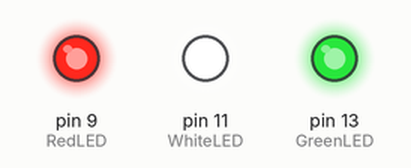
Recording of a sketch running on a simulated Arduino Uno, built with avr-gcc and run on an emulated ATmega328P. On the bench: output pins drawn as LEDs (lit = HIGH).

Above: at 0.4 s.
At 3.1 s:
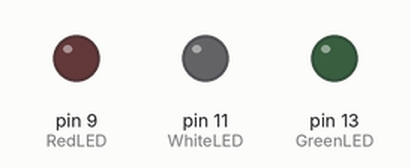
At 4.9 s:
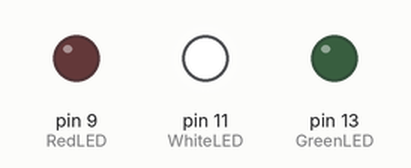
At 5.8 s:
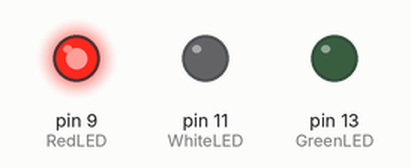
At 7.6 s:
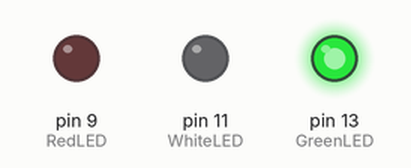
At 10.3 s:
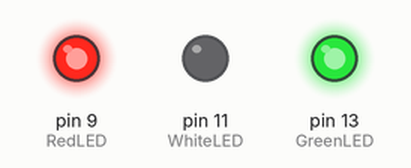
Timing chart, 0 to 11.7 s (numbered marks = the images above):
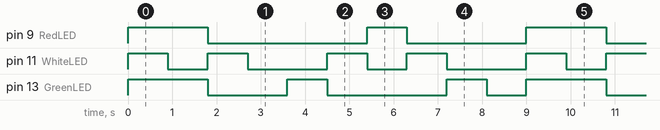

Measured:
- by itself, pin 9 (RedLED): repeats every 9.0 s: LOW 3.6 s, HIGH 0.90 s, LOW 2.7 s, HIGH 1.8 s
- by itself, pin 11 (WhiteLED): repeats every 4.5 s: LOW 0.90 s, HIGH 0.90 s, LOW 1.8 s, HIGH 0.90 s
- by itself, pin 13 (GreenLED): repeats every 9.0 s: LOW 1.8 s, HIGH 0.90 s, LOW 2.7 s, HIGH 0.90 s, LOW 0.90 s, HIGH 1.8 s

The sketch:

lightgame.ino
```cpp
#define GreenLED 13
#define WhiteLED 11
#define RedLED 9

int delaytime1 = 900;  // Delay between steps

void setup() {
  pinMode(GreenLED, OUTPUT);
  pinMode(WhiteLED, OUTPUT);
  pinMode(RedLED, OUTPUT);
}

void loop() {
  // Step 1: All ON
  digitalWrite(GreenLED, HIGH);
  digitalWrite(WhiteLED, HIGH);
  digitalWrite(RedLED, HIGH);
  delay(delaytime1);

  // Step 2: Green + Red ON
  digitalWrite(WhiteLED, LOW);
  delay(delaytime1);

  // Step 3: Only White ON
  digitalWrite(GreenLED, LOW);
  digitalWrite(RedLED, LOW);
  digitalWrite(WhiteLED, HIGH);
  delay(delaytime1);

  // Step 4: All OFF
  digitalWrite(GreenLED, LOW);
  digitalWrite(WhiteLED, LOW);
  digitalWrite(RedLED, LOW);
  delay(delaytime1);

  // Step 5: Only Green ON
  digitalWrite(GreenLED, HIGH);
  delay(delaytime1);

  // Step 6: Only White ON
  digitalWrite(GreenLED, LOW);
  digitalWrite(WhiteLED, HIGH);
  delay(delaytime1);

  // Step 7: Only Red ON
  digitalWrite(WhiteLED, LOW);
  digitalWrite(RedLED, HIGH);
  delay(delaytime1);

  // Step 8: Only White ON
  digitalWrite(RedLED, LOW);
  digitalWrite(WhiteLED, HIGH);
  delay(delaytime1);

  // Step 9: Only Green ON
  digitalWrite(WhiteLED, LOW);
  digitalWrite(GreenLED, HIGH);
  delay(delaytime1);

  // Step 10: All OFF
  digitalWrite(GreenLED, LOW);
  digitalWrite(WhiteLED, LOW);
  digitalWrite(RedLED, LOW);
  delay(delaytime1);
}
```
